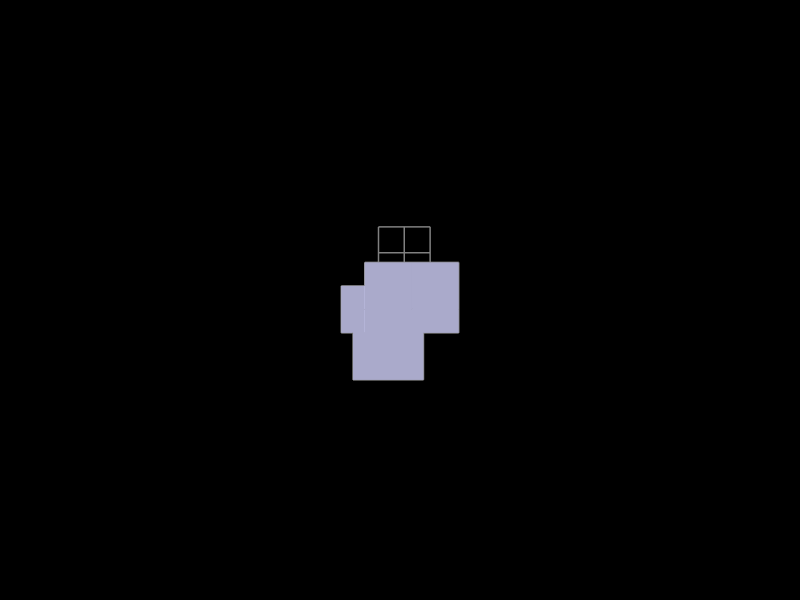

The notebook cell saved with this chart:
### Code cell
Topology.Show(cc_building, grid,
              camera=[0,0,6],
              faceColor=[210,210,250],
              faceOpacity=1,
              edgeColor="grey",
              edgeWidth=3,
              showVertices=False,
              backgroundColor="black",
              width=800,
              height=600,
              renderer = renderer)

### Figure 1 — Plotly figure (JSON) as saved in the notebook; plotly's stock layout.template omitted (floating-point values rounded to 4 significant figures; data arrays with more than 128 entries replaced by an {"elided": "..."} marker saying what was removed)
{"data": [{"hoverinfo": "text", "legendgroup": "2", "legendrank": 2, "line": {"color": "grey", "dash": "solid", "width": 3}, "marker": {"size": 0}, "mode": "lines", "name": "1: Untitled (Edges)", "showlegend": false, "text": "", "type": "scatter3d", "x": {"elided": "282 float values"}, "y": {"elided": "282 float values"}, "z": {"elided": "282 float values"}}, {"cmax": 1, "cmin": 0, "color": "#D2D2FA", "colorscale": [[0, "#440154"], [0.1111, "#482878"], [0.2222, "#3e4989"], [0.3333, "#31688e"], [0.4444, "#26828e"], [0.5556, "#1f9e89"], [0.6667, "#35b779"], [0.7778, "#6ece58"], [0.8889, "#b5de2b"], [1, "#fde725"]], "flatshading": true, "hoverinfo": "text", "hovertext": "", "i": {"elided": "137 int values"}, "j": {"elided": "137 int values"}, "k": {"elided": "137 int values"}, "legendgroup": "3", "legendrank": 3, "lighting": {"facenormalsepsilon": 0}, "name": "1: Untitled (Faces)", "opacity": 1, "showlegend": false, "showscale": false, "text": "", "type": "mesh3d", "x": [-1.25, 0, -2.5, 0, -2.5, -2.5, 5.0, 5.0, 5.0, -1.25, 5.0, -2.5, 5, 0, 5, 0, -1.25, 1.3e-05, 3.75, 5.0, 8.75, 8.75, 8.75, 3.75, -1.25, 8.75, -3.75, -3.75, -1.25, -3.75, -3.75, -3.75, -1.25, -1.25, -1.25, -1.25, -3.75, -3.75, -3.75, 5.0, 8.75, 1.3e-05, 8.75, 8.75, 5.0, 8.75, 3.75, 3.75, 1.3e-05, -1.25, -1.25, 5.0, 1.3e-05], "y": [8e-06, -5, -5.0, 0, 8e-06, -5.0, -5.0, -5.0, 4e-06, 8e-06, 8e-06, 8e-06, -5, -5, 0, 0, 2.5, 2.5, 2.5, 2.5, 8e-06, 2.5, 8e-06, 2.5, 2.5, 2.5, 2.5, 8e-06, 5.0, 5.0, 8e-06, 8e-06, 8e-06, 5.0, 2.5, 5.0, 5.0, 5.0, 2.5, 2.5, 2.5, 2.5, 8e-06, 7.5, 7.5, 7.5, 7.5, 7.5, 7.5, 7.5, 7.5, 7.5, 7.5], "z": [3.2, 3.2, 3.2, 3.2, 3.2, 6.2, 6.2, 3.2, 3.2, 6.2, 6.2, 6.2, 0.2, 0.2, 0.2, 0.2, 3.2, 3.2, 3.2, 3.2, 3.2, 3.2, 6.2, 6.2, 6.2, 6.2, 6.2, 6.2, 6.2, 6.2, 3.2, 0.2, 0.2, 3.2, 0.2, 0.2, 0.2, 3.2, 0.2, 0.2, 0.2, 0.2, 0.2, 3.2, 3.2, 6.2, 6.2, 3.2, 3.2, 6.2, 3.2, 0.2, 0.2]}, {"hoverinfo": "text", "legendgroup": "6", "legendrank": 6, "line": {"color": "grey", "dash": "solid", "width": 3}, "marker": {"size": 0}, "mode": "lines", "name": "2: Untitled (Edges)", "showlegend": false, "text": "", "type": "scatter3d", "x": [0, 0, null, 3, 3, null, 6, 6, null, 0, 6, null, 0, 6, null, 0, 6, null, 0, 6, null, 0, 6, null], "y": [0, 12, null, 0, 12, null, 0, 12, null, 0, 0, null, 3, 3, null, 6, 6, null, 9, 9, null, 12, 12, null], "z": [0, 0, null, 0, 0, null, 0, 0, null, 0, 0, null, 0, 0, null, 0, 0, null, 0, 0, null, 0, 0, null]}], "layout": {"autosize": true, "height": 600, "margin": {"b": 40, "l": 40, "r": 40, "t": 40}, "paper_bgcolor": "#000000", "plot_bgcolor": "#000000", "scene": {"aspectmode": "data", "camera": {"center": {"x": 0, "y": 0, "z": 0}, "eye": {"x": 0, "y": 0, "z": 6}, "projection": {"type": "perspective"}, "up": {"x": 0, "y": 1, "z": 0}}, "xaxis": {"visible": false}, "yaxis": {"visible": false}, "zaxis": {"visible": false}}, "showlegend": true, "width": 800, "xaxis": {"showgrid": false, "visible": false, "zeroline": false}, "yaxis": {"showgrid": false, "visible": false, "zeroline": false}}}
